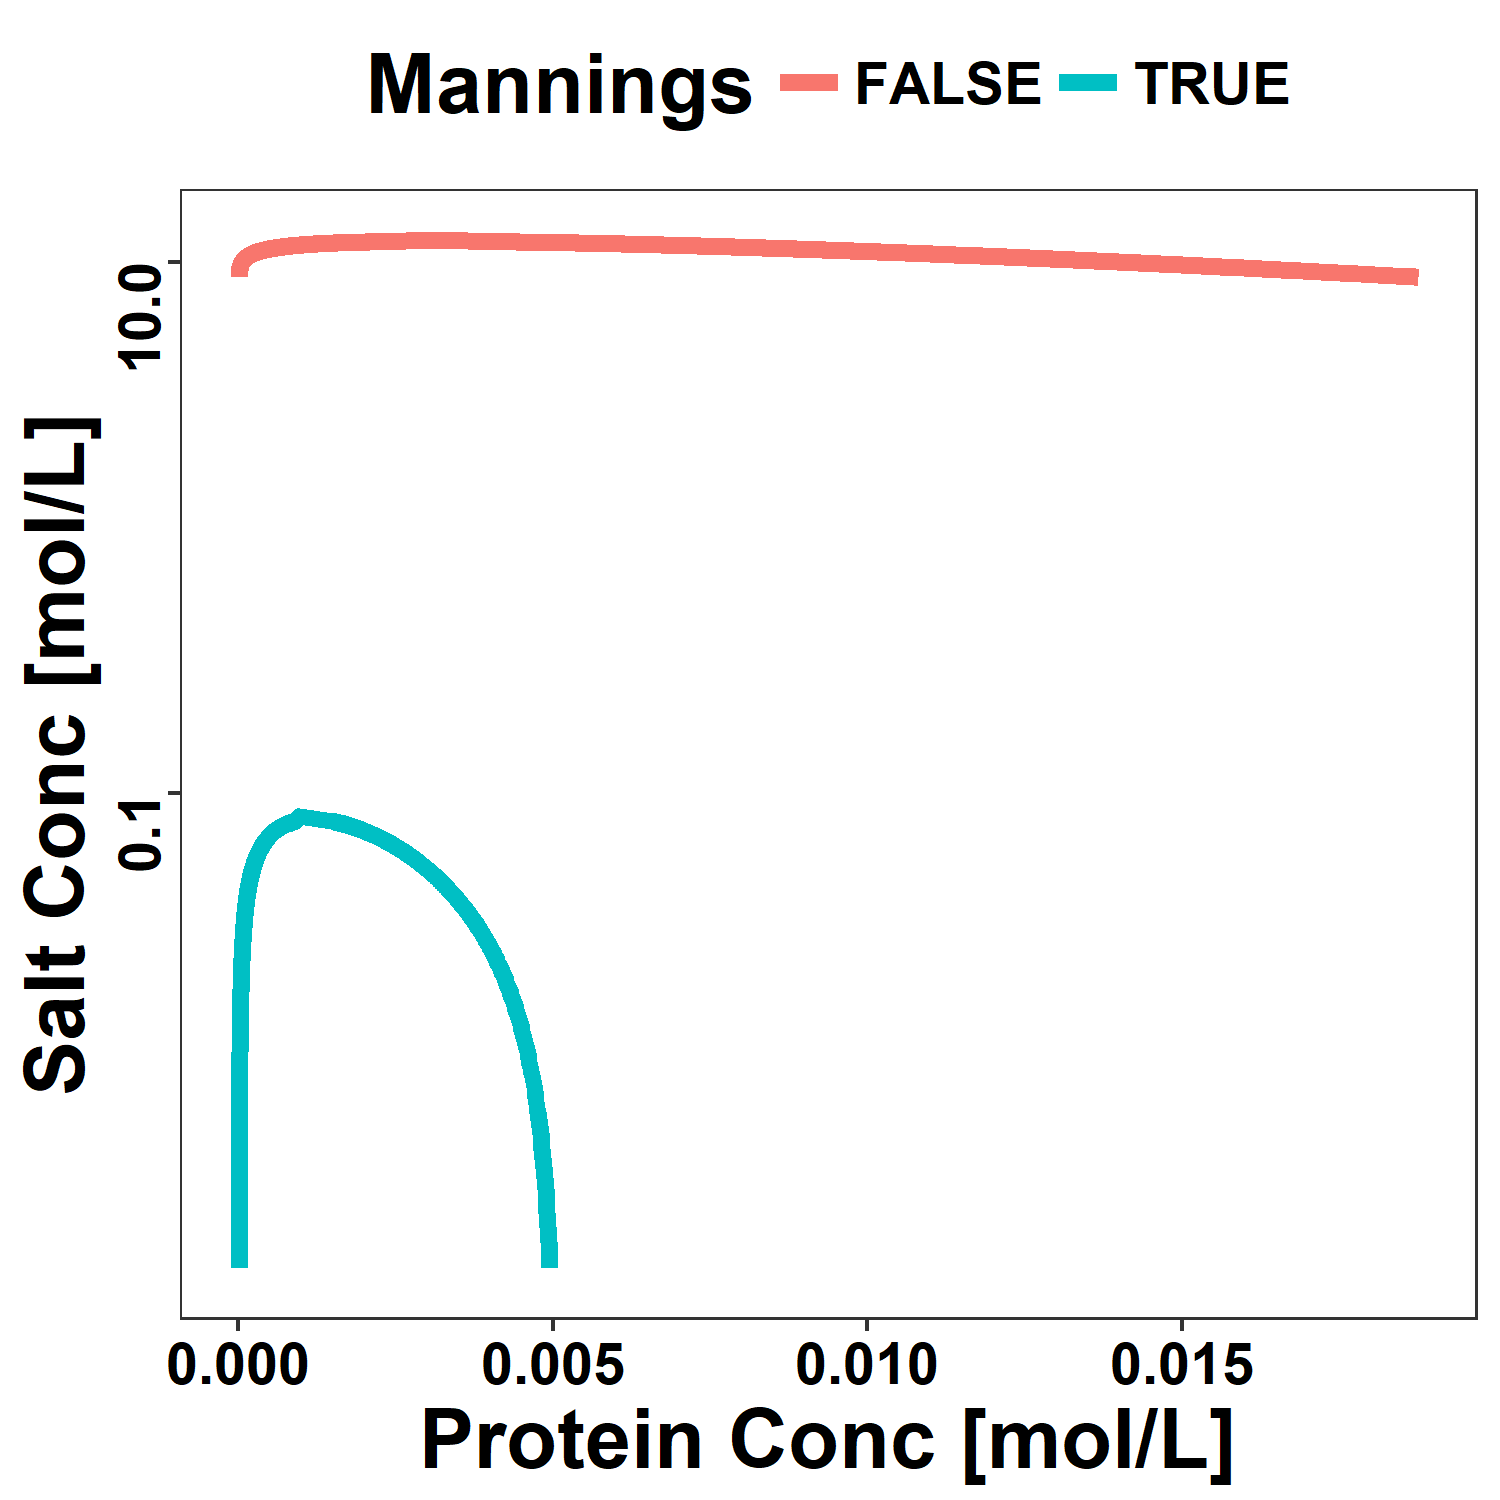

The R source for this figure:
# manning's condensation
rm(list = ls())
source('vomodel.R')
source('para.proteinRNA.R')
library(yxplot)
library(ggplot2)
library(dplyr)
library(rootSolve)
library(pracma)
library(nleqslv)
DEBUG <- T
SAVE <- T

test.mannings <- function(system.properties, fitting.para) {
    # system.properties <- list(
    #     polymer.num   = c(207, 900e3 / 306.2,   1, 1, 1),
    #     sigma         = c(11 / 207, 0.5,   1, 1, 0),
    #     size.ratio    = c(1,    1,   1, 1, 1),
    #     molar.ratio   = c(900e3 / 306.2,  11, 0.5, 0.5, 0),
    #     # the polycation:polyanion and cation:anion molar ratio
    #     water.size    = k.water.size
    # )
    # fitting.para <- list()
    # fitting.para$epsilon <- 1E-8
    # fitting.para$sampling.gap <- 1e-4
    # fitting.para$critical.point.guess <-
    #     c(phi.polymer = 0.005, phi.salt = 0.005)
    # fitting.para$c.point.temp.fun <-
    #     c.point.temp.fun(c.point.temp(system.properties, fitting.para))
    # fitting.para$binodal.guess <-
    #     c(0.1,  0.005)  # phi.polymer.2, phi.salt = 0.9 * critical salt
    
    temp <- 298
    bjerrum.length <- ke ^ 2 / (kEr * kkB * temp)
    sigma.dna <- k.dna.contour.unit.length / bjerrum.length
    
    # mannings
    system.properties$sigma <- c(11 / 207, sigma.dna,   1, 1, 0)
    ds.mannings <-
        get.binodal.curve(
            20,
            Chi = system.properties$Chi,
            sysprop = system.properties,
            fitting.para = fitting.para,
            unit = 'mol'
        ) %>% mutate(mannings = T)
    
    # not mannings
    system.properties$sigma <- c(11 / 207, 1,   1, 1, 0)
    fitting.para$critical.point.guess <-
        c(phi.polymer = 0.005, phi.salt = 0.2)
    ds.flory <-
        get.binodal.curve(
            20,
            Chi = system.properties$Chi,
            sysprop = system.properties,
            fitting.para = fitting.para,
            unit = 'mol'
        ) %>% mutate(mannings = F)
    
    return(rbind(ds.mannings, ds.flory))
}

ds <- test.mannings(system.properties, fitting.para)

g <- ggplot(ds, aes(x = conc.p, y = conc.salt, group = mannings)) +
    geom_line(aes(col = mannings), lwd = 2) +
    labs(x = 'Protein Conc [mol/L]',
         y = 'Salt Conc [mol/L]',
         col = 'Mannings') +
    scale_y_log10()
g <- theme.background.1(g)
g <- theme.title.text.1(g)
print(g)

if (SAVE)
    ggsave('test.mannings.png', width = 5, height = 5)